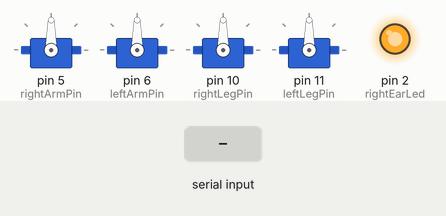
The sketch below on a simulated Arduino Uno, built with avr-gcc and run on an emulated ATmega328P. On the bench: 4 × servo, output pins drawn as LEDs (lit = HIGH). Inputs (shaded band) come from the test bench.

Above: at 1.2 s.
1.3 s: "1" received over Serial
At 2.5 s:
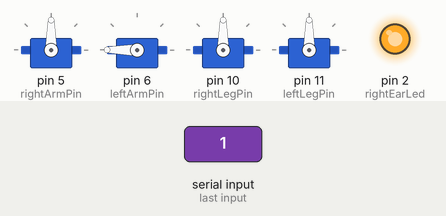
2.8 s: "2" received over Serial
At 3.7 s:
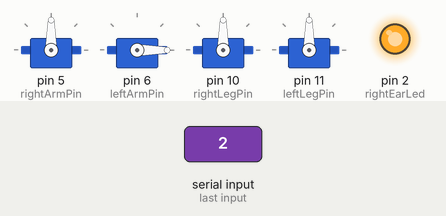
4.3 s: "4" received over Serial
At 4.8 s:
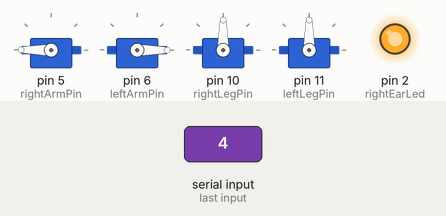
5.8 s: "5" received over Serial
At 7.0 s:
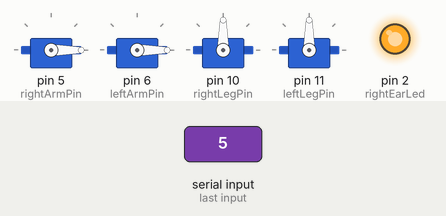
7.3 s: "q" received over Serial
At 8.3 s:
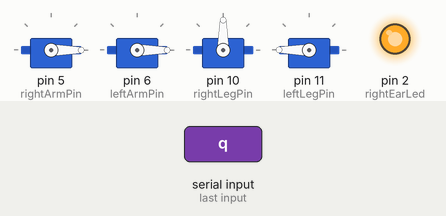
8.8 s: "w" received over Serial
At 9.4 s:
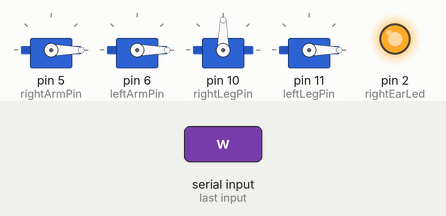
Timing chart, 0 to 11.3 s (numbered marks = the images above; inputs shaded):
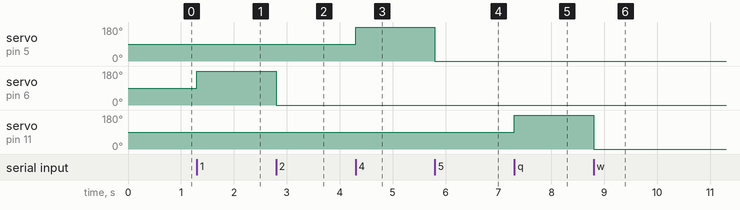

The sketch:

PuppetMaster.pde
```cpp
 #include <Servo.h>      // include the servo library

 Servo servos[6];

 int rightArm = 0;
 int leftArm = 1;
 int rightLeg = 2;
 int leftLeg = 3;

 int rightArmPin = 5;       // Control pin for servo motor, may only be pin 9 or 10
 int leftArmPin = 6;
 int rightLegPin = 10;
 int leftLegPin = 11;
 int limbPins[6];

 int leftEarLed = 1;
 int rightEarLed = 2;

 int maxLimbPosition = 1100;
 int limbPositions[6];

 int currentTime;
 int lastTime;
 int stoppedPosition = 88;

 int inByte= -1;                   // incoming byte from serial RX
 const int inStringLength = 20;    // max length is 19 and then 1 for the termination 0?
 char inString[inStringLength];    // string for incoming serial data
 int stringPos = 0;                // string index counter
 int sensorValues[6];

 int ra = 0;
 int la = 0;
 int rl = 0;
 int ll = 0;
 int re = 0;
 int le = 0;

 void setup() {

   limbPins[rightArm] = rightArmPin;
   limbPins[leftArm] = leftArmPin;
   limbPins[rightLeg] = rightLegPin;
   limbPins[leftLeg] = leftLegPin;

   servos[rightArm].attach(limbPins[rightArm]);
   servos[leftArm].attach(limbPins[leftArm]);
   servos[rightLeg].attach(limbPins[rightLeg]);
   servos[leftLeg].attach(limbPins[leftLeg]);

   moveLimb(rightArm, ra);
   moveLimb(leftArm, la);
   moveLimb(rightLeg, rl);
   moveLimb(leftLeg, ll);

   pinMode(rightEarLed, OUTPUT);
   pinMode(leftEarLed, OUTPUT);
   digitalWrite(rightEarLed, HIGH);
   digitalWrite(rightEarLed, HIGH);

   //servoMotor.attach(rightArm);  // attaches the servo on pin 2 to the servo object
   Serial.begin(19200);

   lastTime = millis();
 }

 void loop()
 {
   if (Serial.available() > 0) {
     handleSerial();
     //Serial.flush();
   } else {
     //ra = 0;
     //la = 0;
   }

   currentTime = millis();

   moveLimb(rightArm, ra);
   moveLimb(leftArm, la);
   moveLimb(rightLeg, rl);
   moveLimb(leftLeg, ll);

   //Serial.print("rightArm:"); Serial.print(ra); Serial.print(",leftArm:"); Serial.print(la);
   //Serial.print("rightPos:"); Serial.print(limbPositions[rightArm]); Serial.print(",leftPos:"); Serial.println(limbPositions[leftArm]);

   lastTime = currentTime;

   //delay(10);
 }

 void moveLimb(int limb, int dir)
 {
   // do nothing if it's at its min or max
   if (limbPositions[limb] < 0) {
     limbPositions[limb] = 0;
     servos[limb].detach();
     return;
   } else if (limbPositions[limb] > maxLimbPosition){
     limbPositions[limb] = maxLimbPosition;
     servos[limb].detach();
     return;
   } else if (limbPositions[limb] == 0) {
     if (dir == -1){
       limbPositions[limb] = 0;
       servos[limb].detach();
       return;
     }
   } else if (limbPositions[limb] == maxLimbPosition){
     if (dir == 1){
       limbPositions[limb] = maxLimbPosition;
       servos[limb].detach();
       return;
     }
   }

     int elapsedTime = currentTime - lastTime;
     limbPositions[limb] += elapsedTime * dir;

     if (dir < 0){
       servos[limb].attach(limbPins[limb]);
       servos[limb].write(0);
     } else if (dir > 0) {
       servos[limb].attach(limbPins[limb]);
       servos[limb].write(180);
     } else {
       servos[limb].detach();
     }
 }

  void handleSerial() {
    inByte = Serial.read();

    if (inByte == '1'){
      la = 1;
    } else if (inByte == '2'){
      la = -1;
    } else if (inByte == '3'){
      la = 0;
    } else if (inByte == '4'){
      ra = 1;
    } else if (inByte == '5'){
      ra = -1;
    } else if (inByte == '6'){
      ra = 0;
    } else if (inByte == 'q'){
      ll = 1;
    } else if (inByte == 'w'){
      ll = -1;
    } else if (inByte == 'e'){
      ll = 0;
    } else if (inByte == 'r'){
      rl = 1;
    } else if (inByte == 't'){
      rl = -1;
    } else if (inByte == 'y'){
      rl = 0;
    }
  }

 /*
 void handleSerial() {
  inByte = Serial.read();

  // save only ASCII numeric characters (ASCII 0 - 9) and commas:
  if (((inByte >= '0') && (inByte <= '9')) || inByte == ','){
    inString[stringPos] = inByte;
    Serial.println(inByte);
    stringPos++;
  }
  // if you get an ASCII carriage return:

  if (inByte == '\r' || inByte == '|') {

    inString[stringPos] = 0;

    Serial.print("inString: ");
    Serial.println(inString);
    int num = 0;
    int d = 0;
    for (int c = 0; c < inStringLength; c++) {
      if (inString[c] == ',' || inString[c] == 0){
        sensorValues[d] = num;
        num = 0;
        d++;
      } else {
        if (num != 0){
          //skip until next comma or end
        } else {
          //turns out this assigns multi digit number until the next comma
          num = atoi(&inString[c]);
        }
      }
    }

    ra = sensorValues[0];
    la = sensorValues[1];
    rl = sensorValues[2];
    ll = sensorValues[3];
    re = sensorValues[4];
    le = sensorValues[5];

    // clear the string with spaces
    for (int c = 0; c < inStringLength; c++) {
      inString[c] = ' ';
    }
    // reset the string pointer:
    stringPos = 0;
  }
   */
```

Measured:
- after the input at 1.3 s, servo on pin 6 (leftArmPin): 90° → 180° at once
- after the input at 2.8 s, servo on pin 6 (leftArmPin): 180° → 0° at once
- after the input at 4.3 s, servo on pin 5 (rightArmPin): 90° → 180° at once
- after the input at 5.8 s, servo on pin 5 (rightArmPin): 180° → 0° at once
- after the input at 7.3 s, servo on pin 11 (leftLegPin): 90° → 180° at once
- after the input at 8.8 s, servo on pin 11 (leftLegPin): 180° → 0° at once
